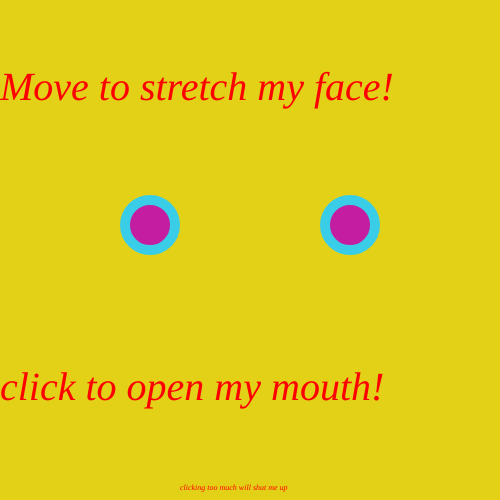
Frame 1 (no input)
Frame 60 (no input): identical to frame 1, image omitted
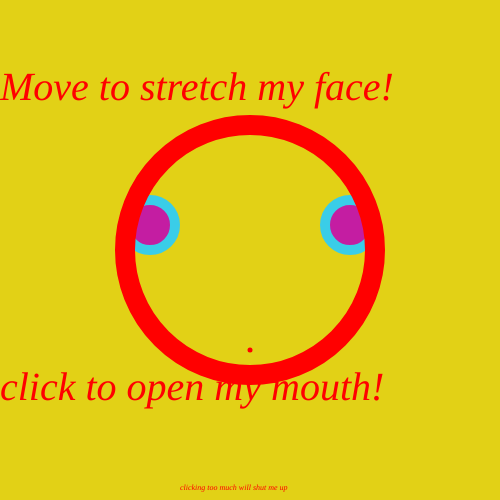
Frame 120 (the mouse pressed at the canvas centre since frame 60)

The p5.js sketch that drew these frames (run headless with seeded random() and noise() and a simulated clock; from frame 60 on, the mouse is pressed at the canvas centre):

// p5.js sketch
// ── sketch.js
var diam1 = 0;

function setup() {
  // put setup code here
    createCanvas(500, 500);
}

function draw() {
  // put drawing code here
    background("#e2d116");
    fill("#c41da2");
    stroke("#3acde8");
    strokeWeight(10);
    ellipse(150,225,50,50);
    ellipse(350,225,50,50);
    fill("#FF0000");
    noStroke();
    ellipse(250, 350, diam1, diam1);
    
    textSize(40);
    textFont("Verdana");
    textStyle(ITALIC);
    text("Move to stretch my face!", 0, 100);
    textSize(40);
    textFont("Verdana");
    text("click to open my mouth!", 0, 400);
    textSize(8)
    textFont("Verdana");
    text("clicking too much will shut me up", 180, 490);
    noFill();
    stroke("#FF0000");
    strokeWeight(20);
    ellipse(250,250,mouseX,mouseY);         
}
function mousePressed() {
    if (diam1 > 50) {
        diam1 = 0;
    } else {
        diam1 = diam1 + 5;
    }
}
